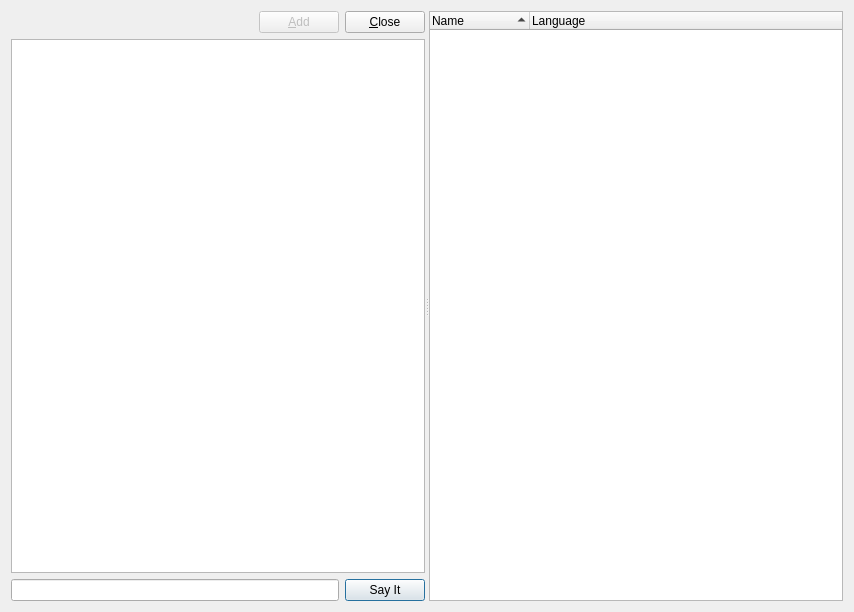
<?xml version="1.0" encoding="UTF-8"?>
<ui version="4.0">
 <class>ChatWindow</class>
 <widget class="QWidget" name="ChatWindow">
  <property name="geometry">
   <rect>
    <x>0</x>
    <y>0</y>
    <width>854</width>
    <height>612</height>
   </rect>
  </property>
  <property name="windowTitle">
   <string>Conversation</string>
  </property>
  <layout class="QHBoxLayout" name="horizontalLayout">
   <item>
    <widget class="QSplitter" name="m_splitter">
     <property name="orientation">
      <enum>Qt::Horizontal</enum>
     </property>
     <widget class="QWidget" name="">
      <layout class="QVBoxLayout" name="verticalLayout">
       <item>
        <layout class="QHBoxLayout" name="m_topButtonLayout">
         <item>
          <spacer name="horizontalSpacer_3">
           <property name="orientation">
            <enum>Qt::Horizontal</enum>
           </property>
           <property name="sizeHint" stdset="0">
            <size>
             <width>40</width>
             <height>20</height>
            </size>
           </property>
          </spacer>
         </item>
         <item>
          <widget class="QPushButton" name="m_addButton">
           <property name="enabled">
            <bool>false</bool>
           </property>
           <property name="text">
            <string>&amp;Add</string>
           </property>
          </widget>
         </item>
         <item>
          <widget class="QPushButton" name="m_closeButton">
           <property name="text">
            <string>&amp;Close</string>
           </property>
           <property name="flat">
            <bool>false</bool>
           </property>
          </widget>
         </item>
        </layout>
       </item>
       <item>
        <widget class="QTextBrowser" name="m_textEdit">
         <property name="sizePolicy">
          <sizepolicy hsizetype="Expanding" vsizetype="Expanding">
           <horstretch>0</horstretch>
           <verstretch>0</verstretch>
          </sizepolicy>
         </property>
         <property name="autoFormatting">
          <set>QTextEdit::AutoAll</set>
         </property>
         <property name="tabChangesFocus">
          <bool>true</bool>
         </property>
         <property name="undoRedoEnabled">
          <bool>true</bool>
         </property>
         <property name="openExternalLinks">
          <bool>false</bool>
         </property>
         <property name="openLinks">
          <bool>false</bool>
         </property>
        </widget>
       </item>
       <item>
        <layout class="QHBoxLayout" name="m_bottomButtonLayout">
         <item>
          <widget class="QLineEdit" name="m_textInput">
           <property name="focusPolicy">
            <enum>Qt::StrongFocus</enum>
           </property>
           <property name="accessibleDescription">
            <string extracomment="Type the text to say, then press ENTER."/>
           </property>
           <property name="dragEnabled">
            <bool>true</bool>
           </property>
          </widget>
         </item>
         <item>
          <widget class="QPushButton" name="m_sayItButton">
           <property name="text">
            <string>Say It</string>
           </property>
           <property name="default">
            <bool>true</bool>
           </property>
          </widget>
         </item>
        </layout>
       </item>
      </layout>
     </widget>
     <widget class="QTreeWidget" name="m_avList">
      <property name="contextMenuPolicy">
       <enum>Qt::ActionsContextMenu</enum>
      </property>
      <property name="sortingEnabled">
       <bool>true</bool>
      </property>
      <column>
       <property name="text">
        <string>Name</string>
       </property>
      </column>
      <column>
       <property name="text">
        <string>Language</string>
       </property>
      </column>
     </widget>
    </widget>
   </item>
  </layout>
  <action name="m_actionSendIM">
   <property name="icon">
    <iconset resource="resources.qrc">
     <normaloff>:/mainIcon/chat_icon</normaloff>:/mainIcon/chat_icon</iconset>
   </property>
   <property name="text">
    <string>Send Instant Message</string>
   </property>
   <property name="toolTip">
    <string>Send Instant Message to user.</string>
   </property>
   <property name="shortcut">
    <string>Ctrl+Alt+Shift+I</string>
   </property>
  </action>
  <action name="m_actionChangeLanguage">
   <property name="icon">
    <iconset resource="resources.qrc">
     <normaloff>:/mainIcon/user_icon</normaloff>:/mainIcon/user_icon</iconset>
   </property>
   <property name="text">
    <string>&amp;Change Language</string>
   </property>
   <property name="toolTip">
    <string>Change the language SLiteChat thinks this user speaks.</string>
   </property>
   <property name="shortcut">
    <string>Ctrl+Alt+Shift+C</string>
   </property>
  </action>
 </widget>
 <tabstops>
  <tabstop>m_addButton</tabstop>
  <tabstop>m_closeButton</tabstop>
  <tabstop>m_textEdit</tabstop>
  <tabstop>m_textInput</tabstop>
  <tabstop>m_sayItButton</tabstop>
 </tabstops>
 <resources>
  <include location="resources.qrc"/>
 </resources>
 <connections>
  <connection>
   <sender>m_addButton</sender>
   <signal>clicked()</signal>
   <receiver>ChatWindow</receiver>
   <slot>OnAddButtonClicked()</slot>
   <hints>
    <hint type="sourcelabel">
     <x>440</x>
     <y>21</y>
    </hint>
    <hint type="destinationlabel">
     <x>284</x>
     <y>283</y>
    </hint>
   </hints>
  </connection>
  <connection>
   <sender>m_closeButton</sender>
   <signal>clicked()</signal>
   <receiver>ChatWindow</receiver>
   <slot>OnCloseButtonClicked()</slot>
   <hints>
    <hint type="sourcelabel">
     <x>521</x>
     <y>21</y>
    </hint>
    <hint type="destinationlabel">
     <x>284</x>
     <y>283</y>
    </hint>
   </hints>
  </connection>
  <connection>
   <sender>m_textInput</sender>
   <signal>returnPressed()</signal>
   <receiver>ChatWindow</receiver>
   <slot>OnTextInputReturnPressed()</slot>
   <hints>
    <hint type="sourcelabel">
     <x>242</x>
     <y>544</y>
    </hint>
    <hint type="destinationlabel">
     <x>284</x>
     <y>283</y>
    </hint>
   </hints>
  </connection>
  <connection>
   <sender>m_textInput</sender>
   <signal>textEdited(QString)</signal>
   <receiver>ChatWindow</receiver>
   <slot>OnTextInputTextEdited(QString)</slot>
   <hints>
    <hint type="sourcelabel">
     <x>242</x>
     <y>544</y>
    </hint>
    <hint type="destinationlabel">
     <x>284</x>
     <y>283</y>
    </hint>
   </hints>
  </connection>
  <connection>
   <sender>m_sayItButton</sender>
   <signal>clicked()</signal>
   <receiver>ChatWindow</receiver>
   <slot>OnTextInputReturnPressed()</slot>
   <hints>
    <hint type="sourcelabel">
     <x>520</x>
     <y>545</y>
    </hint>
    <hint type="destinationlabel">
     <x>284</x>
     <y>283</y>
    </hint>
   </hints>
  </connection>
  <connection>
   <sender>m_textEdit</sender>
   <signal>anchorClicked(QUrl)</signal>
   <receiver>ChatWindow</receiver>
   <slot>OnAnchorClicked(QUrl)</slot>
   <hints>
    <hint type="sourcelabel">
     <x>284</x>
     <y>282</y>
    </hint>
    <hint type="destinationlabel">
     <x>284</x>
     <y>283</y>
    </hint>
   </hints>
  </connection>
  <connection>
   <sender>m_actionSendIM</sender>
   <signal>triggered()</signal>
   <receiver>ChatWindow</receiver>
   <slot>OnSendIM()</slot>
   <hints>
    <hint type="sourcelabel">
     <x>-1</x>
     <y>-1</y>
    </hint>
    <hint type="destinationlabel">
     <x>407</x>
     <y>304</y>
    </hint>
   </hints>
  </connection>
  <connection>
   <sender>m_actionChangeLanguage</sender>
   <signal>triggered()</signal>
   <receiver>ChatWindow</receiver>
   <slot>OnChangeLanguage()</slot>
   <hints>
    <hint type="sourcelabel">
     <x>-1</x>
     <y>-1</y>
    </hint>
    <hint type="destinationlabel">
     <x>407</x>
     <y>304</y>
    </hint>
   </hints>
  </connection>
  <connection>
   <sender>m_avList</sender>
   <signal>itemDoubleClicked(QTreeWidgetItem*,int)</signal>
   <receiver>ChatWindow</receiver>
   <slot>OnItemDoubleClicked(QTreeWidgetItem*,int)</slot>
   <hints>
    <hint type="sourcelabel">
     <x>607</x>
     <y>303</y>
    </hint>
    <hint type="destinationlabel">
     <x>407</x>
     <y>304</y>
    </hint>
   </hints>
  </connection>
 </connections>
 <slots>
  <slot>OnTextInputReturnPressed()</slot>
  <slot>OnTextInputTextEdited(QString)</slot>
  <slot>OnAddButtonClicked()</slot>
  <slot>OnCloseButtonClicked()</slot>
  <slot>OnAnchorClicked(QUrl)</slot>
  <slot>OnSendIM()</slot>
  <slot>OnChangeLanguage()</slot>
  <slot>OnItemDoubleClicked(QTreeWidgetItem*,int)</slot>
 </slots>
</ui>
